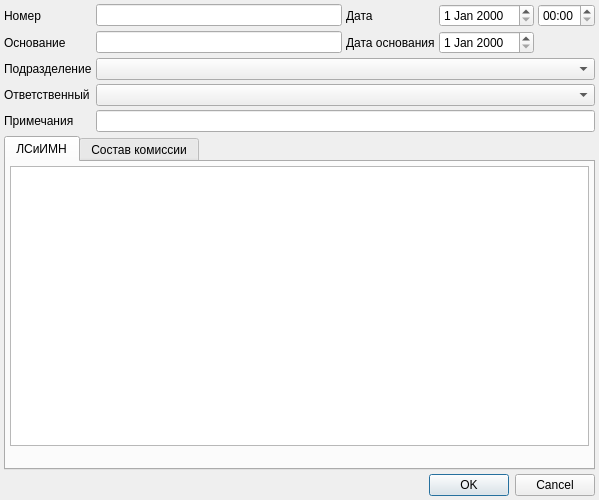
<?xml version="1.0" encoding="UTF-8"?>
<ui version="4.0">
 <class>InventoryDialog</class>
 <widget class="QDialog" name="InventoryDialog">
  <property name="geometry">
   <rect>
    <x>0</x>
    <y>0</y>
    <width>599</width>
    <height>500</height>
   </rect>
  </property>
  <property name="windowTitle">
   <string>Акт инвентаризации ЛСиИМН</string>
  </property>
  <layout class="QGridLayout" name="gridLayout">
   <property name="margin">
    <number>4</number>
   </property>
   <property name="spacing">
    <number>4</number>
   </property>
   <item row="0" column="0">
    <widget class="QLabel" name="lblNumber">
     <property name="text">
      <string>Номер</string>
     </property>
     <property name="buddy">
      <cstring>edtNumber</cstring>
     </property>
    </widget>
   </item>
   <item row="0" column="1">
    <widget class="QLineEdit" name="edtNumber"/>
   </item>
   <item row="0" column="2">
    <widget class="QLabel" name="lblDate">
     <property name="sizePolicy">
      <sizepolicy hsizetype="Maximum" vsizetype="Preferred">
       <horstretch>0</horstretch>
       <verstretch>0</verstretch>
      </sizepolicy>
     </property>
     <property name="text">
      <string>Дата</string>
     </property>
     <property name="buddy">
      <cstring>edtDate</cstring>
     </property>
    </widget>
   </item>
   <item row="0" column="3">
    <widget class="CDateEdit" name="edtDate">
     <property name="sizePolicy">
      <sizepolicy hsizetype="Maximum" vsizetype="Fixed">
       <horstretch>0</horstretch>
       <verstretch>0</verstretch>
      </sizepolicy>
     </property>
    </widget>
   </item>
   <item row="0" column="4">
    <widget class="QTimeEdit" name="edtTime">
     <property name="sizePolicy">
      <sizepolicy hsizetype="Maximum" vsizetype="Fixed">
       <horstretch>0</horstretch>
       <verstretch>0</verstretch>
      </sizepolicy>
     </property>
     <property name="displayFormat">
      <string>HH:mm</string>
     </property>
    </widget>
   </item>
   <item row="1" column="0">
    <widget class="QLabel" name="lblReason">
     <property name="text">
      <string>Основание</string>
     </property>
     <property name="buddy">
      <cstring>edtReason</cstring>
     </property>
    </widget>
   </item>
   <item row="1" column="1">
    <widget class="QLineEdit" name="edtReason"/>
   </item>
   <item row="1" column="2">
    <widget class="QLabel" name="lblReasonDate">
     <property name="sizePolicy">
      <sizepolicy hsizetype="Maximum" vsizetype="Preferred">
       <horstretch>0</horstretch>
       <verstretch>0</verstretch>
      </sizepolicy>
     </property>
     <property name="text">
      <string>Дата основания</string>
     </property>
     <property name="buddy">
      <cstring>edtReasonDate</cstring>
     </property>
    </widget>
   </item>
   <item row="1" column="3">
    <widget class="CDateEdit" name="edtReasonDate">
     <property name="sizePolicy">
      <sizepolicy hsizetype="Maximum" vsizetype="Fixed">
       <horstretch>0</horstretch>
       <verstretch>0</verstretch>
      </sizepolicy>
     </property>
    </widget>
   </item>
   <item row="2" column="0">
    <widget class="QLabel" name="lblSupplier">
     <property name="sizePolicy">
      <sizepolicy hsizetype="Maximum" vsizetype="Preferred">
       <horstretch>0</horstretch>
       <verstretch>0</verstretch>
      </sizepolicy>
     </property>
     <property name="text">
      <string>Подразделение</string>
     </property>
     <property name="buddy">
      <cstring>cmbSupplier</cstring>
     </property>
    </widget>
   </item>
   <item row="2" column="1" colspan="4">
    <widget class="CStorageComboBox" name="cmbSupplier">
     <property name="sizePolicy">
      <sizepolicy hsizetype="Expanding" vsizetype="Fixed">
       <horstretch>0</horstretch>
       <verstretch>0</verstretch>
      </sizepolicy>
     </property>
    </widget>
   </item>
   <item row="3" column="0">
    <widget class="QLabel" name="lblSupplierPerson">
     <property name="text">
      <string>Ответственный</string>
     </property>
     <property name="buddy">
      <cstring>cmbSupplierPerson</cstring>
     </property>
    </widget>
   </item>
   <item row="3" column="1" colspan="4">
    <widget class="CPersonComboBoxEx" name="cmbSupplierPerson">
     <property name="sizePolicy">
      <sizepolicy hsizetype="Expanding" vsizetype="Fixed">
       <horstretch>0</horstretch>
       <verstretch>0</verstretch>
      </sizepolicy>
     </property>
    </widget>
   </item>
   <item row="4" column="0">
    <widget class="QLabel" name="lblNote">
     <property name="text">
      <string>Примечания</string>
     </property>
     <property name="buddy">
      <cstring>edtNote</cstring>
     </property>
    </widget>
   </item>
   <item row="4" column="1" colspan="4">
    <widget class="QLineEdit" name="edtNote"/>
   </item>
   <item row="5" column="0" colspan="5">
    <widget class="QTabWidget" name="tabWidget">
     <property name="currentIndex">
      <number>0</number>
     </property>
     <widget class="QWidget" name="tabItems">
      <attribute name="title">
       <string>ЛСиИМН</string>
      </attribute>
      <layout class="QGridLayout" name="gridLayout_2">
       <property name="margin">
        <number>4</number>
       </property>
       <property name="spacing">
        <number>4</number>
       </property>
       <item row="0" column="0">
        <widget class="CInventoryInDocTableView" name="tblItems">
         <property name="sizePolicy">
          <sizepolicy hsizetype="Preferred" vsizetype="Expanding">
           <horstretch>0</horstretch>
           <verstretch>0</verstretch>
          </sizepolicy>
         </property>
        </widget>
       </item>
       <item row="1" column="0">
        <widget class="QLabel" name="lblSummaryInfo">
         <property name="text">
          <string/>
         </property>
        </widget>
       </item>
      </layout>
     </widget>
     <widget class="QWidget" name="tabCommission">
      <attribute name="title">
       <string>Состав комиссии</string>
      </attribute>
      <layout class="QGridLayout" name="gridLayout_3">
       <property name="margin">
        <number>4</number>
       </property>
       <property name="spacing">
        <number>4</number>
       </property>
       <item row="0" column="0">
        <widget class="CInDocTableView" name="tblCommission"/>
       </item>
      </layout>
     </widget>
    </widget>
   </item>
   <item row="6" column="0" colspan="5">
    <widget class="QDialogButtonBox" name="buttonBox">
     <property name="orientation">
      <enum>Qt::Horizontal</enum>
     </property>
     <property name="standardButtons">
      <set>QDialogButtonBox::Cancel|QDialogButtonBox::Ok</set>
     </property>
    </widget>
   </item>
  </layout>
 </widget>
 <customwidgets>
  <customwidget>
   <class>CDateEdit</class>
   <extends>QDateEdit</extends>
   <header>library/DateEdit</header>
  </customwidget>
  <customwidget>
   <class>CPersonComboBoxEx</class>
   <extends>QComboBox</extends>
   <header>Orgs/PersonComboBoxEx.h</header>
  </customwidget>
  <customwidget>
   <class>CStorageComboBox</class>
   <extends>QComboBox</extends>
   <header>Orgs/OrgStructComboBoxes.h</header>
  </customwidget>
  <customwidget>
   <class>CInventoryInDocTableView</class>
   <extends>QTableView</extends>
   <header>Stock/InventoryInDocTableView.h</header>
  </customwidget>
  <customwidget>
   <class>CInDocTableView</class>
   <extends>QTableView</extends>
   <header>library/InDocTable.h</header>
  </customwidget>
 </customwidgets>
 <tabstops>
  <tabstop>edtNumber</tabstop>
  <tabstop>edtDate</tabstop>
  <tabstop>edtTime</tabstop>
  <tabstop>edtReason</tabstop>
  <tabstop>edtReasonDate</tabstop>
  <tabstop>cmbSupplier</tabstop>
  <tabstop>cmbSupplierPerson</tabstop>
  <tabstop>edtNote</tabstop>
  <tabstop>buttonBox</tabstop>
 </tabstops>
 <resources/>
 <connections>
  <connection>
   <sender>buttonBox</sender>
   <signal>accepted()</signal>
   <receiver>InventoryDialog</receiver>
   <slot>accept()</slot>
   <hints>
    <hint type="sourcelabel">
     <x>252</x>
     <y>447</y>
    </hint>
    <hint type="destinationlabel">
     <x>157</x>
     <y>274</y>
    </hint>
   </hints>
  </connection>
  <connection>
   <sender>buttonBox</sender>
   <signal>rejected()</signal>
   <receiver>InventoryDialog</receiver>
   <slot>reject()</slot>
   <hints>
    <hint type="sourcelabel">
     <x>320</x>
     <y>447</y>
    </hint>
    <hint type="destinationlabel">
     <x>286</x>
     <y>274</y>
    </hint>
   </hints>
  </connection>
 </connections>
</ui>
